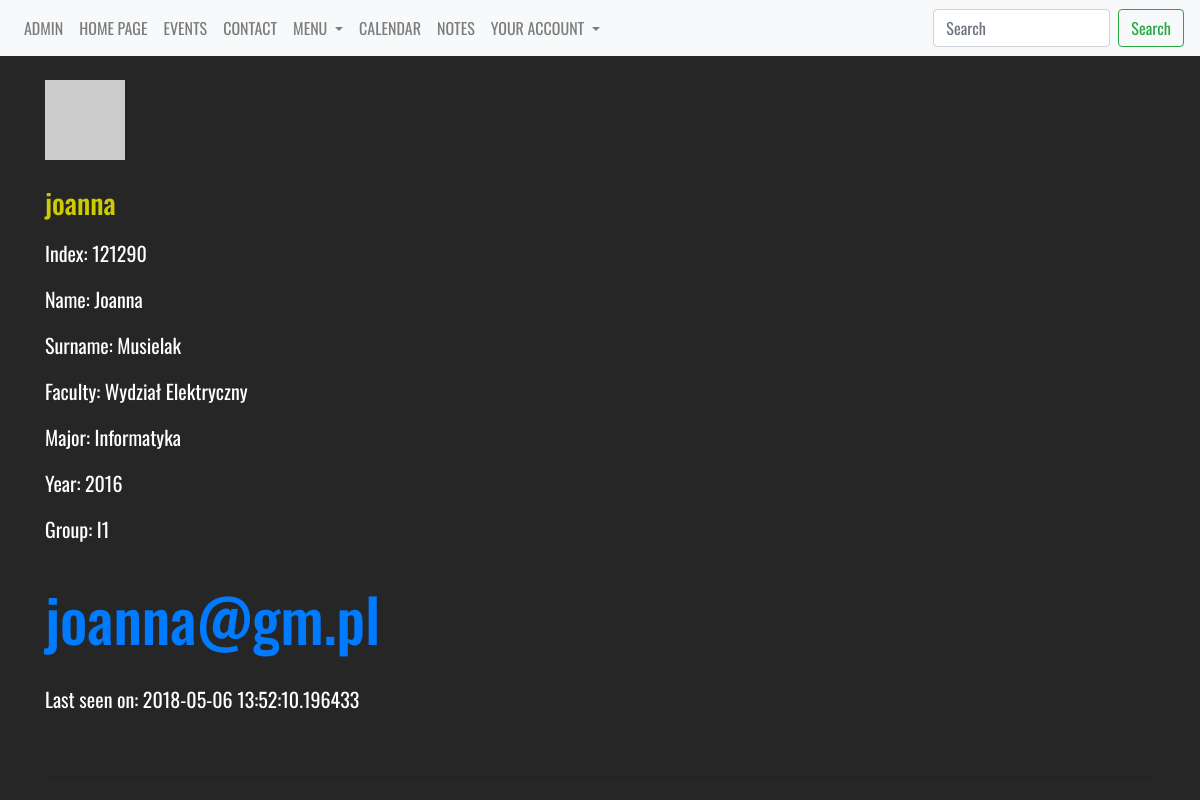
Before: /students/4 (signed in) with the older database file.
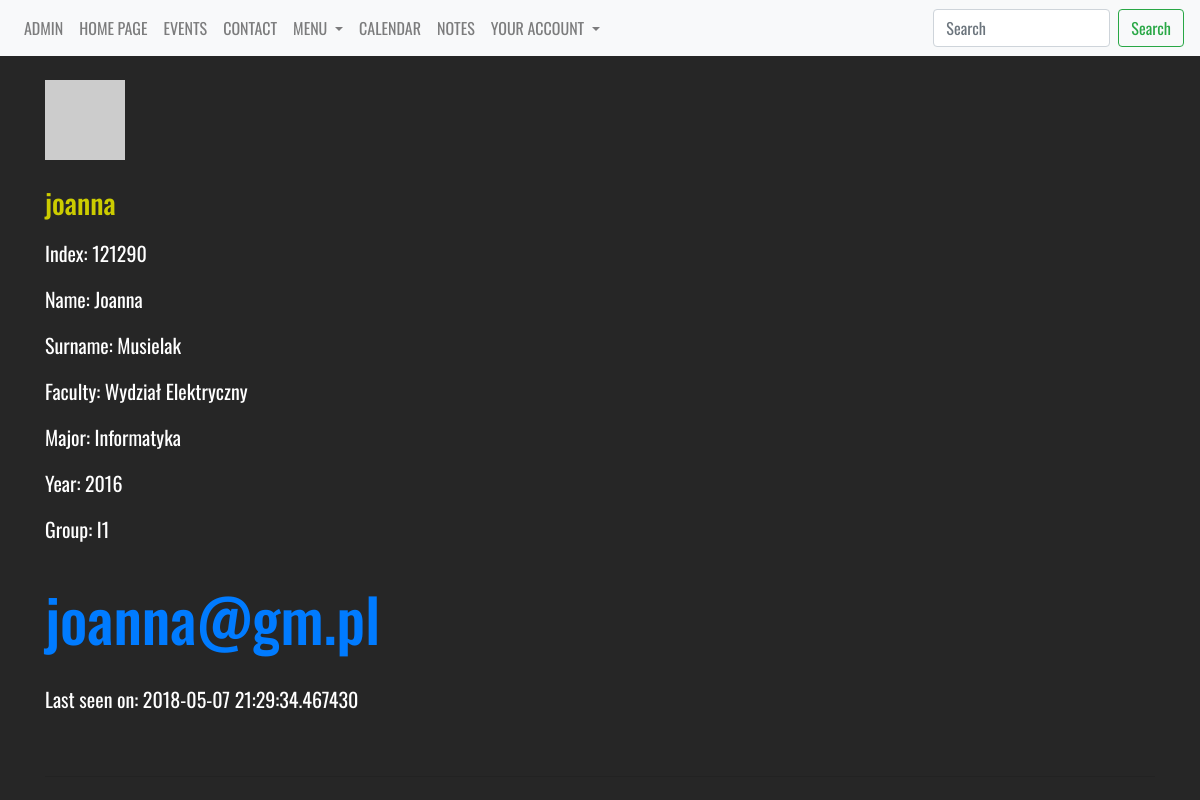
After: the same page with the newer database file.
### models.py (models this page shows, shortened)
class User(db.Model, UserMixin):
    __tablename__ = 'user'
    __searchable__ = ['username']
    id = Column(Integer, autoincrement=True, primary_key=True)
    username = Column(String(25), default='', unique=True)
    active = Column(Boolean, default=True)
    email = Column(String(200), unique=True)
    password = Column(String(200), default='')
    admin = Column(Boolean, default=False)
    confirmed = Column(db.Boolean, nullable=False, default=False)
    confirmed_on = Column(db.DateTime, nullable=True)
    registered_on = Column(db.DateTime, nullable=False)
    about_me = Column(String(140))
    last_seen = Column(DateTime, default=datetime.utcnow)
    student_id = db.Column(db.Integer, db.ForeignKey('student.id'), unique=True)
    def get_id(self):
        return self.id
    def avatar(self, size):
        digest = md5(self.email.lower().encode('utf-8')).hexdigest()
        return 'https://www.gravatar.com/avatar/{}?d=identicon&s={}'.\
            format(digest, size)

class Student(db.Model):
    __tablename__ = 'student'
    __searchable__ = ['name', 'surname']
    id = Column(Integer, autoincrement=True, primary_key=True)
    index = Column(Integer, unique=True)
    name = Column(String(25), default='')
    surname = Column(String(25), default='')
    faculty_id = db.Column(db.Integer, db.ForeignKey('faculty.id'), nullable=False)
    major_id = db.Column(db.Integer, db.ForeignKey('major.id'), nullable=False)
    year_id = db.Column(db.Integer, db.ForeignKey('year.id'), nullable=False)
    group_id = db.Column(db.Integer, db.ForeignKey('group.id'), nullable=False)
    user = db.relationship('User', backref='student')

class Faculty(db.Model):
    __tablename__ = 'faculty'
    __searchable__ = ['name']
    id = Column(Integer, autoincrement=True, primary_key=True, )
    name = Column(String(100), default='')
    major = db.relationship('Major', backref='faculty')
    year = db.relationship('Year', backref='faculty')
    group = db.relationship('Group', backref='faculty')
    student = db.relationship('Student', backref='faculty')

class Major(db.Model):
    __tablename__ = 'major'
    __searchable__ = ['name']
    id = Column(Integer, autoincrement=True, primary_key=True)
    name = Column(String(50), default='')
    year = db.relationship('Year', backref='major')
    group = db.relationship('Group', backref='major')
    student = db.relationship('Student', backref='major')
    faculty_id = db.Column(db.Integer, db.ForeignKey('faculty.id'), nullable=False)

class Year(db.Model):
    __tablename__ = 'year'
    __searchable__ = ['nr']
    id = Column(Integer, autoincrement=True, primary_key=True)
    nr = Column(String(4), default='')
    group = db.relationship('Group', backref='year')
    student = db.relationship('Student', backref='year')
    faculty_id = db.Column(db.Integer, db.ForeignKey('faculty.id'), nullable=False)
    major_id = db.Column(db.Integer, db.ForeignKey('major.id'), nullable=False)
    secretary_id = db.Column(db.Integer, db.ForeignKey('secretary.id'), nullable=False)

class Group(db.Model):
    __tablename__ = 'group'
    __searchable__ = ['subject']
    id = Column(Integer, autoincrement=True, primary_key=True)
    name = Column(String(10), default='')
    student = db.relationship('Student', backref='group')
    faculty_id = db.Column(db.Integer, db.ForeignKey('faculty.id'), nullable=False)
    major_id = db.Column(db.Integer, db.ForeignKey('major.id'), nullable=False)
    year_id = db.Column(db.Integer, db.ForeignKey('year.id'), nullable=False)

### views/students.py (the view)
@app.route('/students/<int:id>', methods=['GET'])
@login_required
def student(id):
    student = Student.query.filter(Student.id == id).first()
    user = User.query.filter(User.id == student.id + 1).first()
    return render_template('faculty/students/profile.html', user=user, student=student, current_user=current_user)

### views/user.py (called while the page is built)
@lm.user_loader
def load_user(user_id):
    return User.query.filter(User.id == user_id).first()

@app.before_request
def before_request():
    if current_user.is_authenticated:
        current_user.last_seen = datetime.utcnow()
        db.session.commit()

### templates/faculty/students/profile.html (shortened to what this page needs)
{% extends "_base.html" %}
{% block content %}
    <table>
        <tr valign="top">
            <br>
        <p><a href="{{ url_for('change_avatar', id=student.id) }}"><img src="{{ user.avatar(128) }}"></a></p>
            <h3>{{ user.username }}</h3>
        <div class="content">
            <p> Index: {{ student.index }}</p>
            <p> Name: {{ student.name }}</p>
            <p> Surname: {{ student.surname }}</p>
            <p> Faculty: {{ student.faculty.name }}</p>
            <p> Major: {{ student.major.name }}</p>
            <p> Year: {{ student.year.nr }}</p>
            <p> Group: {{ student.group.name }}</p>
            <h4><a class="u-email" href="mailto:{{ user.email }}">{{ user.email }}</a></h4>
                {% if user.last_seen %}<p>Last seen on: {{ user.last_seen }}</p>{% endif %}
        <br>
</div>
        </tr>
    </table>
    <hr>
{% endblock %}

### templates/_base.html (shortened to what this page needs)
<!doctype html>
<html lang=en>
<head>
  <link rel="stylesheet" href="https://maxcdn.bootstrapcdn.com/bootstrap/4.0.0/css/bootstrap.min.css"
>
  <link rel="stylesheet" href="https://cdnjs.cloudflare.com/ajax/libs/font-awesome/4.7.0/css/font-awesome.min.css">
  <link rel="stylesheet" href="{{ url_for('static', filename='css/base.css') }}">
</head>
<body>
<div class="container-fluid">
<nav class="navbar navbar-expand-lg navbar-light bg-light fixed-top">
  <div class="collapse navbar-collapse" id="navbarSupportedContent">
    <ul class="navbar-nav mr-auto">
      {% if current_user.admin == True %}
      <li class="nav-item">
        <a class="nav-link" href="{{ url_for('admin.index')}}"><p class="menu">ADMIN</p></a>
      </li>
      {% endif %}
      <li class="nav-item">
        <a class="nav-link" href="{{ url_for('home_page') }}"><p class="menu">HOME PAGE</p></a>
      </li>
      <li class="nav-item">
        <a class="navigation nav-link" href="#events"><p class="menu">EVENTS</p></a>
      </li>
      <li class="nav-item">
        <a class="navigation nav-link" href="#contact"><p class="menu">CONTACT</p></a>
      </li>
        {% if current_user.is_authenticated %}
            <li class="nav-item dropdown">
        <a class="nav-link dropdown-toggle" href="#" id="navbarDropdownMenu" role="button" data-toggle="dropdown" aria-haspopup="true" aria-expanded="false">
          MENU
        </a>
      </li>
            <li class="nav-item">
        <a class="nav-link" href="{{ url_for('calendar') }}"><p class="menu">CALENDAR</p></a>
      </li>
            <li class="nav-item">
        <a class="nav-link" href="{{ url_for('all_files') }}"><p class="menu">NOTES</p></a>
      </li>
      {% endif %}
    <li class="nav-item dropdown">
        <a class="nav-link dropdown-toggle" href="#" id="navbarDropdownYourAccount" role="button" data-toggle="dropdown" aria-haspopup="true" aria-expanded="false">
          YOUR ACCOUNT
        </a>
    </ul>
  <div class="search">
    <form class="form-inline my-2 my-lg-0">
      <input class="form-control mr-sm-2" type="search" placeholder="Search" aria-label="Search">
      <button class="btn btn-outline-success my-2 my-sm-0" type="submit">Search</button>
    </form>
      </div>
  </div>
</nav>
  <div class="container">
    <div class="row">
      <div class="col-12">
      </div>
    </div>
    {% block content %}{% endblock %}
  </div>
</div>
</body>
</html>

### static/css/base.css (style rules this page uses)
body { background-color: #262626; padding-top: 55px; }
h3 { color: #cccc00; font-family: 'Oswald', sans-serif; padding: 10px 0px 10px; }
h4 { color: #cccc00; font-family: 'Oswald', sans-serif; padding: 10px 0px 10px; font-size: 60px; line-height: 1.6; }
.container-fluid { padding: 0px; }
.navbar { display: inline-block; float: none; vertical-align: top; text-align: center; }
.nav-item { font-family: 'Oswald', sans-serif; color: #ffffff; }
.search { font-family: 'Oswald', sans-serif; }
.menu { margin: 0px; }
.content { color: white; font-family: 'Oswald', sans-serif; font-size: 20px; }

Changed rows visible on the page:
changed User "joanna@gm.pl": last_seen "2018-05-06 13:52:10.196433" → "2018-05-07 21:29:34.467430"
